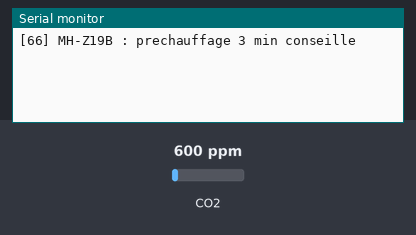
Bench run of a sketch on a simulated Arduino Uno, built with avr-gcc and run on an emulated ATmega328P. Parts: the last lines printed to the serial monitor. Wiring (inferred from the names in the program): CO2 sensor PWM output: data pin 2. Inputs (shaded band) come from the test bench; at power-on: CO2 600 ppm.

Above: at 1.8 s.
1.9 s: CO2 set to 452 ppm
At 3.8 s:
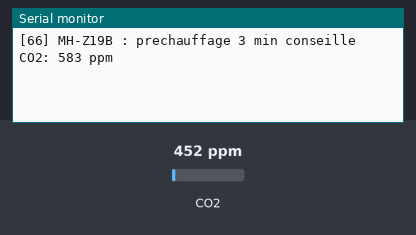
4.4 s: CO2 set to 1050 ppm
At 7.8 s:
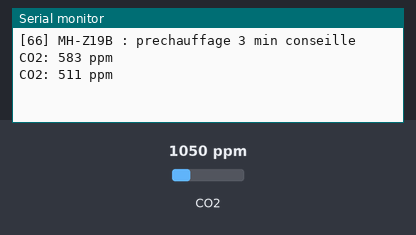

Measured:
- after the input at 1.9 s, the serial monitor: prints a new line after 1.0 s (image 1)
- after the input at 4.4 s, the serial monitor: prints a new line after 2.4 s (image 2)

The sketch:

66_CO2_MHZ19B_PWM.ino
```cpp
/*
 * =====================================================================
 *  Arduino Lab Nexus v6.1.0 STABLE  -  CO2 MH-Z19B (PWM)
 * =====================================================================
 *  Explication : Mesure la concentration de CO2 en lisant la sortie PWM du MH-Z19B.
 *  Carte       : Arduino UNO / Nano (ATmega328P) - compatible Mega
 *  Moniteur    : 9600 bauds
 *
 *  Câblage :
 *   Arduino 5V     -> MH-Z19B Vin
 *   Arduino GND    -> MH-Z19B GND
 *   Arduino D2     -> MH-Z19B PWM
 *
 *  Bibliothèques requises (arduino-cli lib install "...") : aucune
 * =====================================================================
 */
// @libs:

const uint8_t PIN_PWM = 2;
const long PLAGE = 5000;   // plage du capteur en ppm (5000 par défaut)

void setup() {
  pinMode(PIN_PWM, INPUT);
  Serial.begin(9600);
  Serial.println(F("[66] MH-Z19B : prechauffage 3 min conseille"));
}

void loop() {
  // Durées haute et basse d'un cycle d'environ 1004 ms (en ms)
  unsigned long th = pulseIn(PIN_PWM, HIGH, 2000000UL) / 1000;
  unsigned long tl = pulseIn(PIN_PWM, LOW, 2000000UL) / 1000;

  if (th == 0 || tl == 0) {
    Serial.println(F("Pas de signal"));
  } else {
    // Formule de la notice : ppm = plage x (Th - 2) / (Th + Tl - 4)
    long ppm = PLAGE * ((long)th - 2) / ((long)(th + tl) - 4);
    Serial.print(F("CO2: "));
    Serial.print(ppm);
    Serial.println(F(" ppm"));
  }
  delay(2000);
}
```
